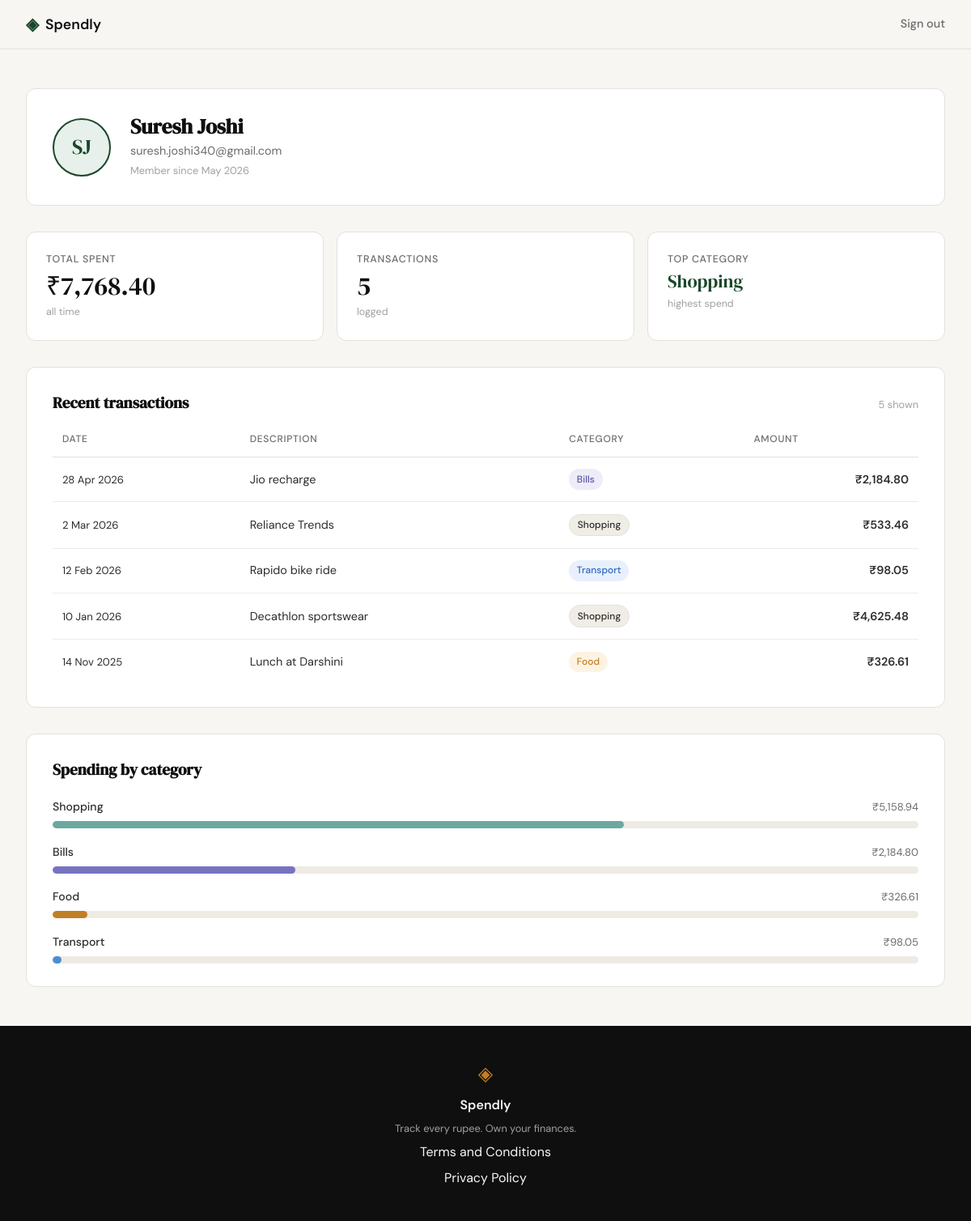
Screenshot of /profile (signed in) with the database file from the repository.
### tables this page shows
CREATE TABLE users (
            id            INTEGER PRIMARY KEY AUTOINCREMENT,
            name          TEXT    NOT NULL,
            email         TEXT    UNIQUE NOT NULL,
            password_hash TEXT    NOT NULL,
            created_at    TEXT    DEFAULT (datetime('now'))
        );

CREATE TABLE expenses (
            id          INTEGER PRIMARY KEY AUTOINCREMENT,
            user_id     INTEGER NOT NULL REFERENCES users(id),
            amount      REAL    NOT NULL,
            category    TEXT    NOT NULL,
            date        TEXT    NOT NULL,
            description TEXT,
            created_at  TEXT    DEFAULT (datetime('now'))
        );

### app.py (the view)
@app.route("/profile")
def profile():
    if not session.get("user_id"):
        return redirect(url_for("login"))
    db_user = get_user_by_id(session["user_id"])
    if db_user is None:
        abort(404)
    created_at = datetime.strptime(db_user["created_at"][:19], "%Y-%m-%d %H:%M:%S")
    member_since = created_at.strftime("%B %Y")
    initials = "".join(word[0].upper() for word in db_user["name"].split() if word)
    user = {
        "name":         db_user["name"],
        "email":        db_user["email"],
        "initials":     initials,
        "member_since": member_since,
    }
    raw_stats = get_stats_by_user(session["user_id"])
    stats = {
        "total_spent":       f"₹{raw_stats['total_spent']:,.2f}",
        "transaction_count": raw_stats["transaction_count"],
        "top_category":      raw_stats["top_category"],
    }
    raw_transactions = get_expenses_by_user(session["user_id"])
    transactions = [
        {
            "date":         tx["date"],
            "description":  tx["description"],
            "category":     tx["category"],
            "category_key": tx["category_key"],
            "amount":       f"₹{tx['amount']:,.2f}",
        }
        for tx in raw_transactions
    ]
    raw_categories = get_categories_by_user(session["user_id"])
    categories = [
        {
            "name":    cat["name"],
            "key":     cat["key"],
            "amount":  f"₹{cat['amount']:,.2f}",
            "percent": cat["percent"],
        }
        for cat in raw_categories
    ]
    return render_template("profile.html", user=user, stats=stats,
                           transactions=transactions, categories=categories)

### database/db.py (called while the page is built)
def get_db():
    db_path = os.path.join(os.path.dirname(__file__), '..', 'spendly.db')
    conn = sqlite3.connect(db_path)
    conn.row_factory = sqlite3.Row
    conn.execute("PRAGMA foreign_keys = ON")
    return conn

def get_categories_by_user(user_id):
    conn = get_db()
    total_row = conn.execute(
        "SELECT COALESCE(SUM(amount), 0.0) AS total"
        " FROM expenses WHERE user_id = ?",
        (user_id,)
    ).fetchone()
    total = total_row["total"]
    rows = conn.execute(
        "SELECT category, SUM(amount) AS cat_total"
        " FROM expenses WHERE user_id = ?"
        " GROUP BY category ORDER BY cat_total DESC",
        (user_id,)
    ).fetchall()
    conn.close()
    result = []
    for row in rows:
        cat_total = row["cat_total"]
        percent = int(cat_total / total * 100) if total > 0 else 0
        result.append({
            "name":    row["category"],
            "key":     row["category"].lower(),
            "amount":  cat_total,
            "percent": percent,
        })
    return result

def get_stats_by_user(user_id):
    conn = get_db()
    row = conn.execute(
        "SELECT COALESCE(SUM(amount), 0.0) AS total_spent,"
        " COUNT(*) AS transaction_count"
        " FROM expenses WHERE user_id = ?",
        (user_id,)
    ).fetchone()
    total_spent = row["total_spent"]
    transaction_count = row["transaction_count"]
    top_row = conn.execute(
        "SELECT category, SUM(amount) AS cat_total"
        " FROM expenses WHERE user_id = ?"
        " GROUP BY category ORDER BY cat_total DESC LIMIT 1",
        (user_id,)
    ).fetchone()
    top_category = top_row["category"] if top_row else ""
    conn.close()
    return {
        "total_spent":       total_spent,
        "transaction_count": transaction_count,
        "top_category":      top_category,
    }

def get_user_by_id(user_id):
    conn = get_db()
    row = conn.execute(
        "SELECT * FROM users WHERE id = ?", (user_id,)
    ).fetchone()
    conn.close()
    return row

### templates/profile.html (shortened to what this page needs)
{% extends "base.html" %}
{% block content %}
<section class="profile-page">
  <div class="profile-inner">
    <div class="profile-hero">
      <div class="profile-avatar">
        <span class="profile-avatar-initials">{{ user.initials }}</span>
      </div>
      <div class="profile-identity">
        <h1 class="profile-name">{{ user.name }}</h1>
        <p class="profile-email">{{ user.email }}</p>
        <p class="profile-since">Member since {{ user.member_since }}</p>
      </div>
    </div>
    <div class="profile-stats">
      <div class="profile-stat-card">
        <span class="profile-stat-label">Total spent</span>
        <span class="profile-stat-value">{{ stats.total_spent }}</span>
        <span class="profile-stat-sub">all time</span>
      </div>
      <div class="profile-stat-card">
        <span class="profile-stat-label">Transactions</span>
        <span class="profile-stat-value">{{ stats.transaction_count }}</span>
        <span class="profile-stat-sub">logged</span>
      </div>
      <div class="profile-stat-card">
        <span class="profile-stat-label">Top category</span>
        <span class="profile-stat-value profile-stat-category">{{ stats.top_category }}</span>
        <span class="profile-stat-sub">highest spend</span>
      </div>
    </div>
    <div class="profile-section">
      <div class="profile-section-header">
        <h2 class="profile-section-title">Recent transactions</h2>
        <span class="profile-section-count">{{ transactions | length }} shown</span>
      </div>
      <div class="profile-table-wrap">
        <table class="profile-table">
          <thead>
            <tr>
              <th>Date</th>
              <th>Description</th>
              <th>Category</th>
              <th class="profile-th-amount">Amount</th>
            </tr>
          </thead>
          <tbody>
            {% for tx in transactions %}
            <tr>
              <td class="profile-td-date">{{ tx.date }}</td>
              <td class="profile-td-desc">{{ tx.description }}</td>
              <td>
                <span class="profile-badge profile-badge-{{ tx.category_key }}">
                  {{ tx.category }}
                </span>
              </td>
              <td class="profile-td-amount">{{ tx.amount }}</td>
            </tr>
            {% endfor %}
          </tbody>
        </table>
      </div>
    </div>
    <div class="profile-section">
      <div class="profile-section-header">
        <h2 class="profile-section-title">Spending by category</h2>
      </div>
      <div class="profile-breakdown">
        {% for cat in categories %}
        <div class="profile-breakdown-row">
          <div class="profile-breakdown-meta">
            <span class="profile-breakdown-name">{{ cat.name }}</span>
            <span class="profile-breakdown-amount">{{ cat.amount }}</span>
          </div>
          <div class="mock-bar-track">
            <div class="mock-bar profile-bar-{{ cat.key }}" style="width: {{ cat.percent }}%"></div>
          </div>
        </div>
        {% endfor %}
      </div>
    </div>
  </div>
</section>
{% endblock %}

### rows the page displays
users: name "Suresh Joshi", email "suresh.joshi340@gmail.com"
expenses: date "28 Apr 2026", description "Jio recharge", category "Bills", amount "₹2,184.80"
expenses: date "2 Mar 2026", description "Reliance Trends", category "Shopping", amount "₹533.46"
expenses: date "12 Feb 2026", description "Rapido bike ride", category "Transport", amount "₹98.05"
expenses: date "10 Jan 2026", description "Decathlon sportswear", category "Shopping", amount "₹4,625.48"
expenses: date "14 Nov 2025", description "Lunch at Darshini", category "Food", amount "₹326.61"

### other values shown
{{ user.initials }} "SJ"
{{ user.member_since }} "May 2026"
{{ stats.total_spent }} "₹7,768.40"
{{ stats.transaction_count }} "5"
{{ stats.top_category }} "Shopping"
{{ transactions | length }} "5"
{{ cat.name }} "Shopping" "Bills" "Food" "Transport"
{{ cat.amount }} "₹5,158.94" "₹2,184.80" "₹326.61" "₹98.05"
